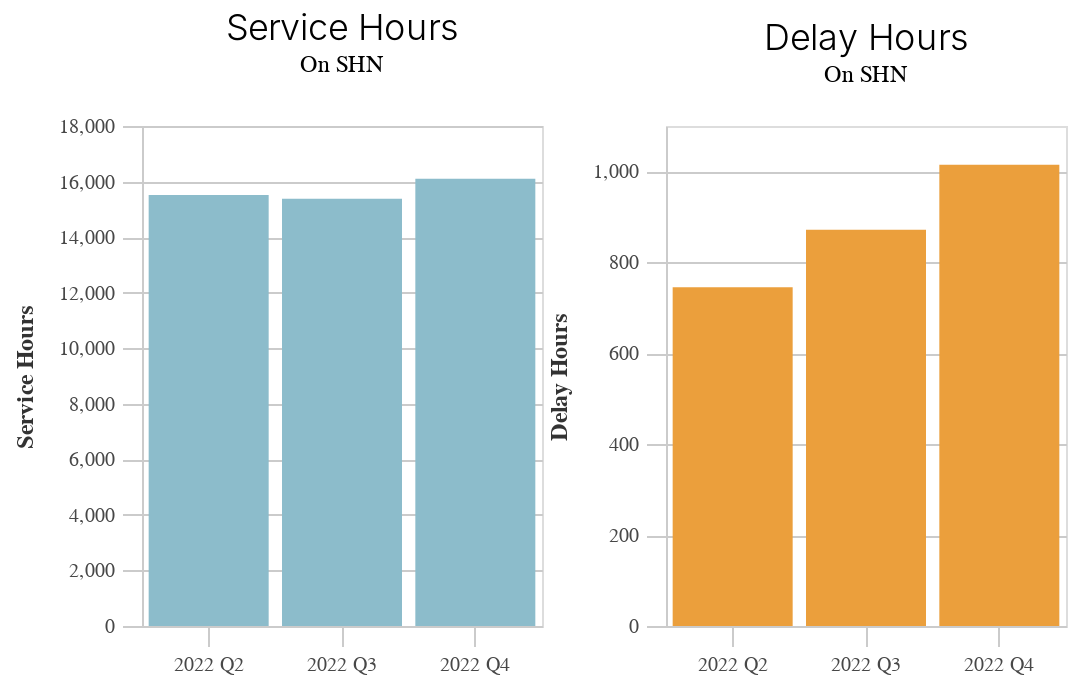

Notebook code cell kept with this figure:
### Code cell
o2

### Figure 1 — Vega-Lite specification as saved in the notebook (floating-point values rounded to 4 significant figures)
{"config": {"view": {"continuousWidth": 400, "continuousHeight": 300}, "axis": {"domainColor": "#cbcbcb", "grid": true, "gridColor": "#cbcbcb", "gridWidth": 1, "labelColor": "#474747", "labelFont": "Nunito Sans", "labelFontSize": 10, "labelPadding": 4, "tickColor": "#cbcbcb", "tickSize": 10, "titleColor": "#333", "titleFont": "Raleway", "titleFontSize": 12, "titlePadding": 10}, "axisBand": {"grid": false}, "background": "white", "font": "Raleway", "header": {"labelFont": "Nunito Sans", "titleFont": "Raleway"}, "legend": {"labelColor": "#333", "labelFont": "Nunito Sans", "labelFontSize": 11, "labelLimit": 0, "padding": 1, "symbolSize": 30, "symbolType": "square", "titleColor": "#333", "titleFont": "Raleway", "titleFontSize": 14, "titlePadding": 10}, "title": {"anchor": "middle", "font": "Raleway", "fontSize": 18, "fontWeight": 300, "offset": 20}}, "hconcat": [{"data": {"name": "data-e2e027704c6d94710af7a3a6e3b296ad"}, "mark": "bar", "encoding": {"color": {"value": "#8CBCCB"}, "tooltip": [{"field": "year", "type": "quantitative"}, {"field": "quarter", "type": "nominal"}, {"field": "year_quarter", "type": "nominal"}, {"field": "variable", "type": "nominal"}, {"field": "category", "type": "nominal"}, {"field": "value", "type": "quantitative"}], "x": {"axis": {"format": "2022 Q%q"}, "field": "service_date", "timeUnit": "quarter", "title": null, "type": "ordinal"}, "y": {"field": "value", "title": "Service Hours", "type": "quantitative"}}, "height": 250, "selection": {"selector007": {"type": "interval", "bind": "scales", "encodings": ["x", "y"]}}, "title": {"text": "Service Hours", "subtitle": "On SHN"}, "width": 200}, {"data": {"name": "data-97a30233b208afa3247d1b11dd74d96d"}, "mark": "bar", "encoding": {"color": {"value": "#EB9F3C"}, "tooltip": [{"field": "year", "type": "quantitative"}, {"field": "quarter", "type": "nominal"}, {"field": "year_quarter", "type": "nominal"}, {"field": "variable", "type": "nominal"}, {"field": "category", "type": "nominal"}, {"field": "value", "type": "quantitative"}], "x": {"axis": {"format": "2022 Q%q"}, "field": "service_date", "timeUnit": "quarter", "title": null, "type": "ordinal"}, "y": {"field": "value", "title": "Delay Hours", "type": "quantitative"}}, "height": 250, "selection": {"selector008": {"type": "interval", "bind": "scales", "encodings": ["x", "y"]}}, "title": {"text": "Delay Hours", "subtitle": "On SHN"}, "width": 200}], "resolve": {"scale": {"y": "independent"}}, "spacing": 0, "$schema": "https://vega.github.io/schema/vega-lite/v4.17.0.json", "datasets": {"data-e2e027704c6d94710af7a3a6e3b296ad": [{"category": "On SHN", "variable": "service_hours", "value": 15520.0, "service_date": "2022-05-04", "year_quarter": "Q2_2022", "quarter": "Q2", "year": 2022}, {"category": "On SHN", "variable": "service_hours", "value": 15380.0, "service_date": "2022-08-17", "year_quarter": "Q3_2022", "quarter": "Q3", "year": 2022}, {"category": "On SHN", "variable": "service_hours", "value": 16100.0, "service_date": "2022-10-12", "year_quarter": "Q4_2022", "quarter": "Q4", "year": 2022}], "data-97a30233b208afa3247d1b11dd74d96d": [{"category": "On SHN", "variable": "delay_hours", "value": 745.0, "service_date": "2022-05-04", "year_quarter": "Q2_2022", "quarter": "Q2", "year": 2022}, {"category": "On SHN", "variable": "delay_hours", "value": 872.0, "service_date": "2022-08-17", "year_quarter": "Q3_2022", "quarter": "Q3", "year": 2022}, {"category": "On SHN", "variable": "delay_hours", "value": 1015.0, "service_date": "2022-10-12", "year_quarter": "Q4_2022", "quarter": "Q4", "year": 2022}]}}
